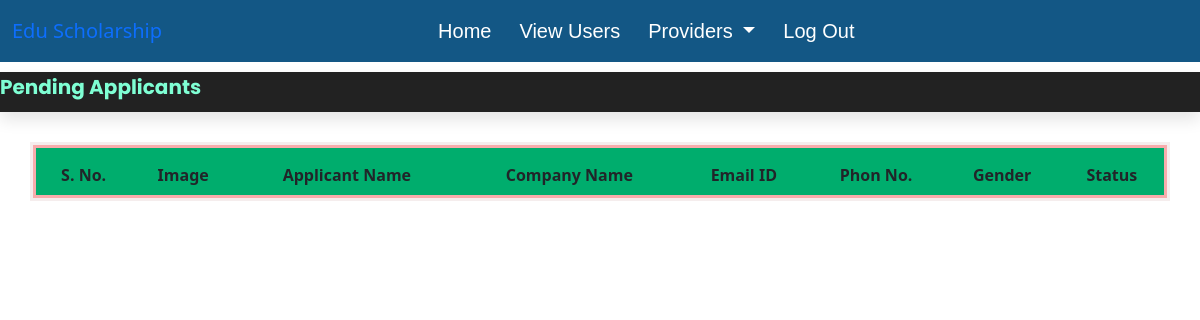
/providers_accepted (signed in), run on an earlier commit of the app's database.
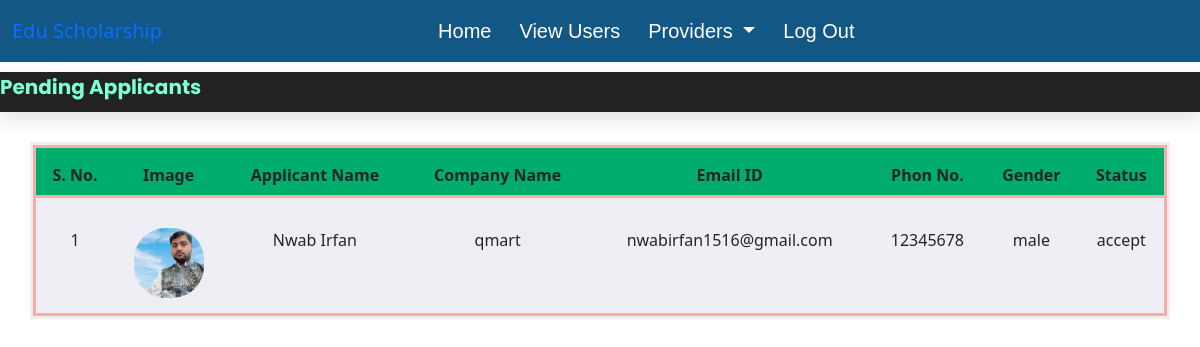
And on a later commit of the database.
### scholarship/models.py (models this page shows, shortened)
class Provider(models.Model):
    user = models.ForeignKey(User, on_delete=models.CASCADE)
    mobile = models.CharField(max_length=12, null=False)
    image = models.FileField()
    gender = models.CharField(max_length=10, null=False)
    companyname = models.CharField(max_length=50, null=False)
    usertype = models.CharField(max_length=30, null=False)
    status = models.CharField(max_length=30, null=False)

### scholarship/views.py (the view)
# urls.py: path('providers_accepted', providers_accepted, name='providers_accepted'),
def providers_accepted(request):
    if not request.user.is_authenticated:
        return redirect('admin_login')
    providerdata = Provider.objects.filter(status="accept")
    dic = {'Providerdata': providerdata}
    return render(request, 'providers_accepted.html', dic)

### scholarship/templates/providers_accepted.html (shortened to what this page needs)
{% extends 'admin_base.html' %}
{% load static %}
{% block content %}
<section class="marquee">
    <marquee behavior="scroll" direction="left" scrollamount="12">Pending Applicants</marquee>
</section>
<section class="view">
    <div class="container">
        <table class="table" id="example" >
            <thead>
                <tr>
                    <th>S. No.</th>
                    <th>Image</th>
                    <th>Applicant Name</th>
                    <th>Company Name</th>
                    <th>Email ID </th>
                    <th>Phon No.</th>
                    <th>Gender</th>
                    <th>Status</th>
                </tr>
            </thead>
            <tbody>
                {% for data in Providerdata %}
                <tr>
                    <td>{{ forloop.counter }}</td>
                    <td><img src="{{ data.image.url }}"></td>
                    <td>{{ data.user.first_name }} {{ data.user.last_name }}</td>
                    <td>{{ data.companyname }}</td>
                    <td>{{ data.user.username }}</td>
                    <td>{{ data.mobile }}</td>
                    <td>{{ data.gender }}</td>
                    <td>{{ data.status }}</td>
                </tr>
                {% endfor %}
            </tbody>
        </table>
    </div>
</section>
{% endblock %}

What changed in the data, as far as the page shows it:
now on this page (row edited): Provider: image (picture), user.first_name "Nwab", user.last_name "Irfan", companyname "qmart", user.username "nwabirfan1516@gmail.com", mobile "12345678", gender "male", status "accept"
